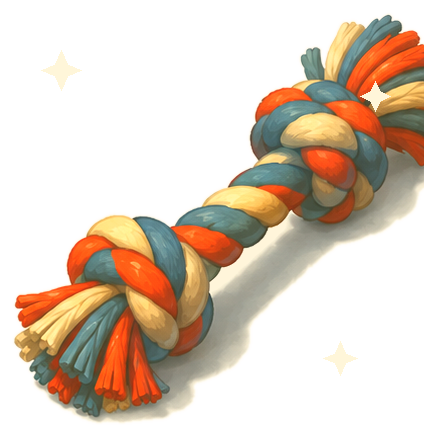
#> input picture unity/CheddarAndCocoa/Assets/Art/Resources/ArenaFinal/Props/Mission/rope_complete.png, 436 x 437 px, given in place of cheddar - poses.png, which was not available
$ python export_arena_final.py
#> lines starting #> are read from the running program, lines starting #| are printed output that depends on the picture; pictures that were not available may be replaced by others from this repository, and a replacement may not be noted
#!/usr/bin/env python3
"""Inventory draft art and export non-destructive transparent ArenaFinal sprites."""

from __future__ import annotations

import argparse
from collections import deque
from dataclasses import dataclass
from pathlib import Path
from typing import Iterable

from PIL import Image, ImageFilter


ROOT = Path(__file__).resolve().parents[2]
SOURCE_ROOTS = (
    ROOT / "DRAFT assets",
    ROOT / "unity/CheddarAndCocoa/Assets/Art/Resources/ArenaDraft",
    ROOT / "unity/CheddarAndCocoa/Assets/Art/ReferenceOnly/ArenaDraft",
)
OUTPUT_ROOT = ROOT / "unity/CheddarAndCocoa/Assets/Art/Resources/ArenaFinal"
INVENTORY_PATH = ROOT / "docs/ART-SOURCE-INVENTORY.md"


@dataclass(frozen=True)
class Export:
    source: str
    output: str
    box: tuple[int, int, int, int]


# Boxes use Pillow's top-left coordinate convention and deliberately exclude sheet captions.
EXPORTS = (
    # Cheddar pose sheet: 3 + 3 + 2 layout.
    Export("cheddar - poses.png", "Characters/Dogs/Cheddar/cheddar_idle.png", (20, 0, 480, 345)),
    Export("cheddar - poses.png", "Characters/Dogs/Cheddar/cheddar_run.png", (510, 0, 950, 340)),
    Export("cheddar - poses.png", "Characters/Dogs/Cheddar/cheddar_bark.png", (990, 0, 1491, 350)),
    Export("cheddar - poses.png", "Characters/Dogs/Cheddar/cheddar_tug.png", (0, 370, 510, 690)),
    Export("cheddar - poses.png", "Characters/Dogs/Cheddar/cheddar_stunned.png", (780, 750, 1320, 1055)),
    Export("cheddar - poses.png", "Characters/Dogs/Cheddar/cheddar_rescued.png", (985, 370, 1491, 690)),
    Export("cheddar - poses.png", "Characters/Dogs/Cheddar/cheddar_proud.png", (985, 370, 1491, 690)),
    Export("cheddar - poses.png", "Characters/Dogs/Cheddar/cheddar_sad.png", (160, 680, 790, 1055)),
    # Cocoa pose sheet: labeled 4 x 2 layout.
    Export("cocoa - poses .png", "Characters/Dogs/Cocoa/cocoa_idle.png", (15, 80, 375, 445)),
    Export("cocoa - poses .png", "Characters/Dogs/Cocoa/cocoa_run.png", (410, 80, 725, 430)),
    Export("cocoa - poses .png", "Characters/Dogs/Cocoa/cocoa_bark.png", (750, 75, 1065, 430)),
    Export("cocoa - poses .png", "Characters/Dogs/Cocoa/cocoa_tug.png", (1080, 75, 1448, 430)),
    Export("cocoa - poses .png", "Characters/Dogs/Cocoa/cocoa_stunned.png", (1090, 500, 1448, 890)),
    Export("cocoa - poses .png", "Characters/Dogs/Cocoa/cocoa_rescued.png", (385, 500, 720, 890)),
    Export("cocoa - poses .png", "Characters/Dogs/Cocoa/cocoa_proud.png", (385, 500, 720, 890)),
    Export("cocoa - poses .png", "Characters/Dogs/Cocoa/cocoa_sad.png", (745, 500, 1080, 890)),
    # Mission characters.
    Export("squirrel poses.png", "Characters/Squirrel/squirrel_idle.png", (15, 70, 380, 500)),
    Export("squirrel poses.png", "Characters/Squirrel/squirrel_steal.png", (730, 70, 1040, 500)),
    Export("squirrel poses.png", "Characters/Squirrel/squirrel_scared.png", (730, 500, 1035, 940)),
    Export("eagle - poses.png", "Characters/Eagle/eagle_threat.png", (610, 80, 1122, 490)),
    Export("eagle - poses.png", "Characters/Eagle/eagle_action.png", (410, 470, 800, 930)),
    Export("coyote - poses.png", "Characters/Coyote/coyote_threat.png", (10, 735, 600, 1085)),
    Export("bunny - poses.png", "Characters/Bunny/bunny_idle.png", (120, 25, 520, 370)),
    Export("bunny - poses.png", "Characters/Bunny/bunny_scared.png", (540, 690, 1000, 1040)),
    # Mission props.
    Export("props.png", "Props/Mission/weenie_collectible.png", (20, 65, 550, 500)),
    Export("props.png", "Props/Mission/rope_tug.png", (0, 520, 440, 1045)),
    # rope_complete.png is NOT exported here on purpose: props.png only has one rope illustration,
    # so cropping the same box produced a byte-identical duplicate and the tug-complete payoff had
    # no visible prop change. Run tools/art/generate_rope_complete_variant.py after this script to
    # (re)derive a distinct golden/sparkle variant from the rope_tug.png this export just wrote.
    Export("props.png", "Props/Mission/dog_bowl.png", (720, 540, 1120, 1020)),
    # Backyard props: 4 x 3 sheet.
    Export("backyard props.png", "Props/Backyard/grass_patch.png", (0, 20, 470, 320)),
    Export("backyard props.png", "Props/Backyard/bush.png", (475, 20, 805, 325)),
    Export("backyard props.png", "Props/Backyard/rock.png", (820, 50, 1060, 325)),
    Export("backyard props.png", "Props/Backyard/fence_section.png", (1070, 20, 1536, 345)),
    Export("backyard props.png", "Props/Backyard/dig_spot.png", (0, 370, 430, 670)),
    # VFX sheet: five top cells and six lower cells.
    Export("VFX assets.png", "VFX/bark_burst.png", (0, 70, 285, 415)),
    Export("VFX assets.png", "VFX/bark_ring.png", (300, 65, 610, 415)),
    Export("VFX assets.png", "VFX/success_pop.png", (620, 55, 915, 415)),
    Export("VFX assets.png", "VFX/warning_alert.png", (930, 55, 1210, 415)),
    Export("VFX assets.png", "VFX/fail_puff.png", (1220, 55, 1536, 415)),
    Export("VFX assets.png", "VFX/pickup_sparkle.png", (0, 560, 250, 820)),
    Export("VFX assets.png", "VFX/rescue_burst.png", (1270, 560, 1536, 820)),
)


def infer_subject(path: Path) -> str:
    name = path.name.lower()
    parts = {part.lower() for part in path.parts}
    for token, subject in (
        ("cheddar", "Cheddar"), ("cocoa", "Cocoa"), ("squirrel", "Squirrel"),
        ("eagle", "Eagle"), ("coyote", "Coyote"), ("bunny", "Bunny"),
        ("vfx", "VFX"), ("prop", "Props"),
    ):
        if token in name:
            return subject
    if "ui" in parts or name.startswith("ui_") or name.startswith("ui "):
        return "UI"
    return "Unknown"


def infer_type(path: Path) -> str:
    name = path.name.lower()
    if "pose" in name:
        return "pose"
    if "expression" in name:
        return "expression"
    if "vfx" in name:
        return "VFX sheet"
    if name.startswith("ui_") or name.startswith("ui "):
        return "UI sheet"
    if "prop" in name:
        return "prop sheet"
    if "portrait" in name or "reference" in name or path.suffix.lower() in {".jpg", ".jpeg"}:
        return "identity"
    if "character" in name or path.stem.lower() in {"squirrel", "eagle", "coyote", "bunny"}:
        return "identity"
    return "unknown"


def likely_outputs(subject: str, sheet_type: str) -> str:
    if subject in {"Cheddar", "Cocoa"} and sheet_type == "pose":
        return "idle, run, bark, tug, stunned/alert, rescued/proud, sad"
    if subject in {"Cheddar", "Cocoa"} and sheet_type == "expression":
        return "portrait reactions; optional state overlays"
    if subject == "Squirrel" and sheet_type in {"pose", "expression"}:
        return "idle, steal, scared"
    if subject == "Eagle" and sheet_type == "pose":
        return "threat, action"
    if subject == "Coyote" and sheet_type == "pose":
        return "threat"
    if subject == "Bunny" and sheet_type == "pose":
        return "idle, scared"
    if subject == "Props":
        return "mission collectibles or backyard landmarks"
    if subject == "VFX":
        return "bark, pickup, success, warning, rescue, fail effects"
    if subject == "UI":
        return "menu/HUD pieces (deferred)"
    return "reference only or manual review"


def suitable(subject: str, sheet_type: str) -> str:
    if sheet_type in {"pose", "expression", "prop sheet", "VFX sheet", "UI sheet"}:
        return "yes"
    if subject == "Squirrel" and sheet_type == "identity":
        return "limited"
    return "reference-only"


def image_files() -> Iterable[Path]:
    for root in SOURCE_ROOTS:
        if not root.exists():
            continue
        for path in sorted(root.rglob("*")):
            if path.suffix.lower() in {".png", ".jpg", ".jpeg"}:
                yield path


def write_inventory() -> None:
    rows = []
    for path in image_files():
        subject = infer_subject(path)
        sheet_type = infer_type(path)
        rows.append((path.relative_to(ROOT).as_posix(), subject, sheet_type,
                     suitable(subject, sheet_type), likely_outputs(subject, sheet_type)))

    lines = [
        "# Art Source Inventory", "",
        "Generated by `tools/art/export_arena_final.py --inventory-only`. Source sheets are never modified.", "",
        "| Source path | Subject | Sheet type | Runtime extraction | Likely outputs |",
        "| --- | --- | --- | --- | --- |",
    ]
    lines.extend(f"| `{path}` | {subject} | {kind} | {ok} | {outputs} |"
                 for path, subject, kind, ok, outputs in rows)
    lines.extend(["", f"Total source images: **{len(rows)}**.", ""])
    INVENTORY_PATH.write_text("\n".join(lines), encoding="utf-8")


def connected_background_mask(image: Image.Image) -> Image.Image:
    rgb = image.convert("RGB")
    width, height = rgb.size
    pixels = rgb.load()
    background = bytearray(width * height)
    queue: deque[tuple[int, int]] = deque()

    def candidate(x: int, y: int) -> bool:
        r, g, b = pixels[x, y]
        spread = max(r, g, b) - min(r, g, b)
        return min(r, g, b) >= 225 and spread <= 28

    def add(x: int, y: int) -> None:
        index = y * width + x
        if background[index] or not candidate(x, y):
            return
        background[index] = 255
        queue.append((x, y))

    for x in range(width):
        add(x, 0)
        add(x, height - 1)
    for y in range(height):
        add(0, y)
        add(width - 1, y)

    while queue:
        x, y = queue.popleft()
        if x > 0:
            add(x - 1, y)
        if x + 1 < width:
            add(x + 1, y)
        if y > 0:
            add(x, y - 1)
        if y + 1 < height:
            add(x, y + 1)

    return Image.frombytes("L", (width, height), bytes(background)).filter(ImageFilter.GaussianBlur(1.0))


def extract(export: Export) -> None:
    source = ROOT / "DRAFT assets" / export.source
    with Image.open(source) as sheet:
        crop = sheet.convert("RGBA").crop(export.box)
    background = connected_background_mask(crop)
    alpha = Image.eval(background, lambda value: 255 - value)
    crop.putalpha(alpha)
    bbox = alpha.point(lambda value: 255 if value > 12 else 0).getbbox()
    if bbox is None:
        raise RuntimeError(f"Extraction produced no visible pixels: {export.output}")
    crop = crop.crop(bbox)
    padded = Image.new("RGBA", (crop.width + 24, crop.height + 24), (0, 0, 0, 0))
    padded.alpha_composite(crop, (12, 12))
    output = OUTPUT_ROOT / export.output
    output.parent.mkdir(parents=True, exist_ok=True)
    padded.save(output, optimize=True)


def export_all() -> None:
    for export in EXPORTS:
        extract(export)
#> in extract, sheet is the input picture: PIL image 436x437 RGBA; mean R, G, B, A 105.7, 85.1, 53.9, 102.2
#> in extract, `crop = sheet.convert("RGBA").crop(export.box)`:
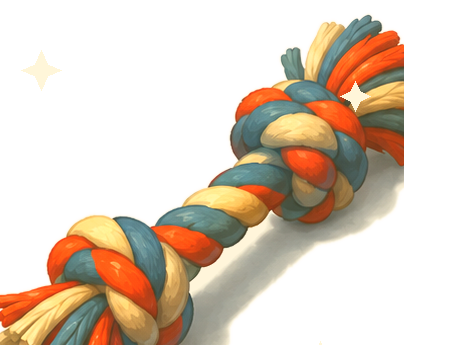
#> crop: PIL image 460x345 RGBA; mean R, G, B, A 100.1, 80.5, 51.4, 101.4; transparent parts drawn white
#> in connected_background_mask, `rgb = image.convert("RGB")`:
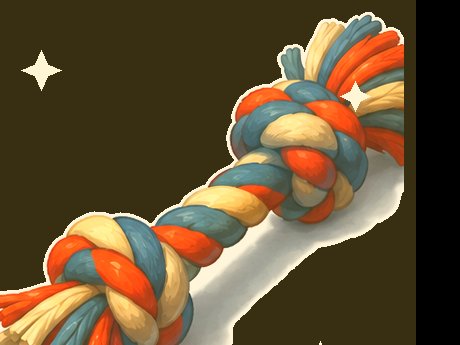
#> rgb: PIL image 460x345 RGB; mean R, G, B 100.1, 80.5, 51.4
#> the loop in connected_background_mask, `for x in range(width):` made 460 passes
#> the loop in connected_background_mask, `for y in range(height):` made 345 passes
#> in extract, `background = connected_background_mask(crop)`: background: PIL image 460x345 L; every value is 0
#> in extract, `alpha = Image.eval(background, lambda value: 255 - value)`: alpha: PIL image 460x345 L; every value is 255
#> in extract, `padded = Image.new("RGBA", (crop.width + 24, crop.height + 24), (0, 0,..`: padded: PIL image 484x369 RGBA; every value is 0
#> in extract, `padded.alpha_composite(crop, (12, 12))`:
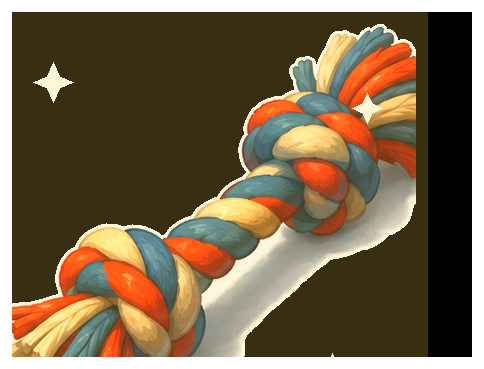
#> padded: PIL image 484x369 RGBA; mean R, G, B, A 88.9, 71.5, 45.7, 226.6; transparent parts drawn white


def write_contact_sheet(path: Path) -> None:
    sprites = sorted(OUTPUT_ROOT.rglob("*.png"))
    cell_width, cell_height = 220, 190
    columns = 5
    rows = (len(sprites) + columns - 1) // columns
    sheet = Image.new("RGB", (columns * cell_width, rows * cell_height), (42, 46, 54))
    for index, sprite_path in enumerate(sprites):
        with Image.open(sprite_path) as opened:
            sprite = opened.convert("RGBA")
        sprite.thumbnail((cell_width - 20, cell_height - 35), Image.Resampling.LANCZOS)
        tile = Image.new("RGBA", (cell_width, cell_height), (0, 0, 0, 0))
        tile.alpha_composite(sprite, ((cell_width - sprite.width) // 2, 6))
        sheet.paste(tile.convert("RGB"), ((index % columns) * cell_width, (index // columns) * cell_height))
    path.parent.mkdir(parents=True, exist_ok=True)
    sheet.save(path)


def main() -> None:
    parser = argparse.ArgumentParser()
    parser.add_argument("--inventory-only", action="store_true")
    parser.add_argument("--contact-sheet", type=Path)
    args = parser.parse_args()
    write_inventory()
    if not args.inventory_only:
        export_all()
        print(f"Exported {len(EXPORTS)} sprites to {OUTPUT_ROOT.relative_to(ROOT)}")
        if args.contact_sheet:
            write_contact_sheet(args.contact_sheet)
            print(f"Wrote contact sheet to {args.contact_sheet}")
    print(f"Inventoried sources in {INVENTORY_PATH.relative_to(ROOT)}")


if __name__ == "__main__":
#> (the run stopped early here; a loop or call above may not have finished)
